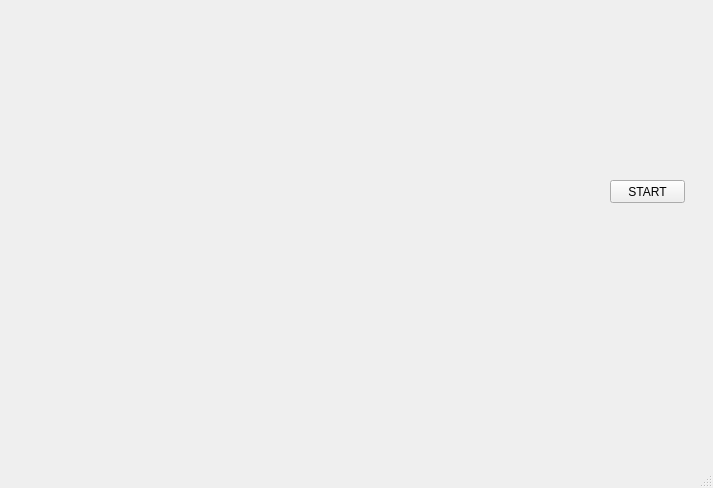
<?xml version="1.0" encoding="UTF-8"?>
<ui version="4.0">
 <class>MainWindow</class>
 <widget class="QMainWindow" name="MainWindow">
  <property name="geometry">
   <rect>
    <x>0</x>
    <y>0</y>
    <width>713</width>
    <height>488</height>
   </rect>
  </property>
  <property name="windowTitle">
   <string>MainWindow</string>
  </property>
  <widget class="QWidget" name="centralwidget">
   <widget class="QWidget" name="widget" native="true">
    <property name="geometry">
     <rect>
      <x>60</x>
      <y>90</y>
      <width>441</width>
      <height>341</height>
     </rect>
    </property>
   </widget>
   <widget class="QPushButton" name="pushButton">
    <property name="geometry">
     <rect>
      <x>610</x>
      <y>180</y>
      <width>75</width>
      <height>23</height>
     </rect>
    </property>
    <property name="text">
     <string>START</string>
    </property>
   </widget>
  </widget>
  <widget class="QMenuBar" name="menubar">
   <property name="geometry">
    <rect>
     <x>0</x>
     <y>0</y>
     <width>713</width>
     <height>21</height>
    </rect>
   </property>
  </widget>
  <widget class="QStatusBar" name="statusbar"/>
 </widget>
 <resources/>
 <connections/>
</ui>
